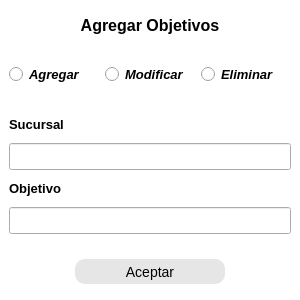
<?xml version="1.0" encoding="UTF-8"?>
<ui version="4.0">
 <class>MainWindow</class>
 <widget class="QMainWindow" name="MainWindow">
  <property name="geometry">
   <rect>
    <x>0</x>
    <y>0</y>
    <width>300</width>
    <height>300</height>
   </rect>
  </property>
  <property name="minimumSize">
   <size>
    <width>0</width>
    <height>300</height>
   </size>
  </property>
  <property name="maximumSize">
   <size>
    <width>300</width>
    <height>300</height>
   </size>
  </property>
  <property name="windowTitle">
   <string>MainWindow</string>
  </property>
  <widget class="QWidget" name="WPrincipal">
   <property name="minimumSize">
    <size>
     <width>300</width>
     <height>0</height>
    </size>
   </property>
   <property name="maximumSize">
    <size>
     <width>300</width>
     <height>16777215</height>
    </size>
   </property>
   <property name="styleSheet">
    <string notr="true">#WPrincipal{
	background-color: rgb(255, 255, 255);
}
#btn_Aceptar{
	background-color: rgb(230, 230, 230);
	border-radius: 10px;
	color: rgb(0, 0, 0);
	font-size:14px;
}
#btn_Aceptar::hover{
background-color: rgb(203, 203, 203);
}</string>
   </property>
   <layout class="QGridLayout" name="gridLayout_2">
    <property name="leftMargin">
     <number>0</number>
    </property>
    <property name="topMargin">
     <number>0</number>
    </property>
    <property name="rightMargin">
     <number>0</number>
    </property>
    <property name="bottomMargin">
     <number>0</number>
    </property>
    <property name="spacing">
     <number>0</number>
    </property>
    <item row="0" column="0">
     <widget class="QWidget" name="widget" native="true">
      <layout class="QVBoxLayout" name="verticalLayout">
       <property name="leftMargin">
        <number>0</number>
       </property>
       <property name="topMargin">
        <number>10</number>
       </property>
       <property name="rightMargin">
        <number>0</number>
       </property>
       <property name="bottomMargin">
        <number>0</number>
       </property>
       <item>
        <widget class="QLabel" name="lbl_TextoAgregarObjetivo">
         <property name="minimumSize">
          <size>
           <width>0</width>
           <height>30</height>
          </size>
         </property>
         <property name="maximumSize">
          <size>
           <width>16777215</width>
           <height>30</height>
          </size>
         </property>
         <property name="font">
          <font>
           <family>Arial</family>
           <pointsize>12</pointsize>
           <weight>75</weight>
           <bold>true</bold>
          </font>
         </property>
         <property name="text">
          <string>Agregar Objetivos</string>
         </property>
         <property name="alignment">
          <set>Qt::AlignCenter</set>
         </property>
        </widget>
       </item>
       <item>
        <widget class="QWidget" name="widget_2" native="true">
         <layout class="QVBoxLayout" name="verticalLayout_3">
          <property name="spacing">
           <number>0</number>
          </property>
          <property name="leftMargin">
           <number>0</number>
          </property>
          <property name="topMargin">
           <number>0</number>
          </property>
          <property name="rightMargin">
           <number>0</number>
          </property>
          <property name="bottomMargin">
           <number>0</number>
          </property>
          <item>
           <widget class="QWidget" name="WRB" native="true">
            <property name="minimumSize">
             <size>
              <width>0</width>
              <height>0</height>
             </size>
            </property>
            <layout class="QHBoxLayout" name="horizontalLayout">
             <item>
              <widget class="QRadioButton" name="RB_Agregar">
               <property name="font">
                <font>
                 <family>Arial</family>
                 <pointsize>10</pointsize>
                 <weight>75</weight>
                 <italic>true</italic>
                 <bold>true</bold>
                </font>
               </property>
               <property name="cursor">
                <cursorShape>PointingHandCursor</cursorShape>
               </property>
               <property name="text">
                <string>Agregar</string>
               </property>
              </widget>
             </item>
             <item>
              <widget class="QRadioButton" name="RB_Modificar">
               <property name="font">
                <font>
                 <family>Arial</family>
                 <pointsize>10</pointsize>
                 <weight>75</weight>
                 <italic>true</italic>
                 <bold>true</bold>
                </font>
               </property>
               <property name="cursor">
                <cursorShape>PointingHandCursor</cursorShape>
               </property>
               <property name="text">
                <string>Modificar</string>
               </property>
              </widget>
             </item>
             <item>
              <widget class="QRadioButton" name="RB_Eliminar">
               <property name="font">
                <font>
                 <family>Arial</family>
                 <pointsize>10</pointsize>
                 <weight>75</weight>
                 <italic>true</italic>
                 <bold>true</bold>
                </font>
               </property>
               <property name="cursor">
                <cursorShape>PointingHandCursor</cursorShape>
               </property>
               <property name="text">
                <string>Eliminar</string>
               </property>
              </widget>
             </item>
            </layout>
           </widget>
          </item>
          <item>
           <widget class="QWidget" name="WContenidoObjetivos" native="true">
            <property name="minimumSize">
             <size>
              <width>0</width>
              <height>140</height>
             </size>
            </property>
            <property name="maximumSize">
             <size>
              <width>16777215</width>
              <height>140</height>
             </size>
            </property>
            <layout class="QVBoxLayout" name="verticalLayout_4">
             <item>
              <widget class="QLabel" name="label">
               <property name="font">
                <font>
                 <family>Arial</family>
                 <pointsize>10</pointsize>
                 <weight>75</weight>
                 <bold>true</bold>
                </font>
               </property>
               <property name="text">
                <string>Sucursal</string>
               </property>
              </widget>
             </item>
             <item>
              <widget class="QLineEdit" name="LE_Sucursal">
               <property name="font">
                <font>
                 <family>Arial</family>
                 <pointsize>12</pointsize>
                 <weight>50</weight>
                 <bold>false</bold>
                </font>
               </property>
              </widget>
             </item>
             <item>
              <widget class="QLabel" name="label_2">
               <property name="font">
                <font>
                 <family>Arial</family>
                 <pointsize>10</pointsize>
                 <weight>75</weight>
                 <bold>true</bold>
                </font>
               </property>
               <property name="text">
                <string>Objetivo</string>
               </property>
              </widget>
             </item>
             <item>
              <widget class="QLineEdit" name="LE_Objetivo">
               <property name="font">
                <font>
                 <family>Arial</family>
                 <pointsize>12</pointsize>
                </font>
               </property>
              </widget>
             </item>
            </layout>
           </widget>
          </item>
          <item>
           <widget class="QWidget" name="widget_5" native="true">
            <layout class="QGridLayout" name="gridLayout">
             <item row="0" column="0">
              <widget class="QPushButton" name="btn_Aceptar">
               <property name="minimumSize">
                <size>
                 <width>150</width>
                 <height>25</height>
                </size>
               </property>
               <property name="maximumSize">
                <size>
                 <width>150</width>
                 <height>25</height>
                </size>
               </property>
               <property name="cursor">
                <cursorShape>PointingHandCursor</cursorShape>
               </property>
               <property name="styleSheet">
                <string notr="true"/>
               </property>
               <property name="text">
                <string>Aceptar</string>
               </property>
               <property name="icon">
                <iconset>
                 <normaloff>../../../PruebaPagos/comprobado.png</normaloff>../../../PruebaPagos/comprobado.png</iconset>
               </property>
              </widget>
             </item>
            </layout>
           </widget>
          </item>
         </layout>
        </widget>
       </item>
      </layout>
     </widget>
    </item>
   </layout>
  </widget>
 </widget>
 <resources/>
 <connections/>
</ui>
